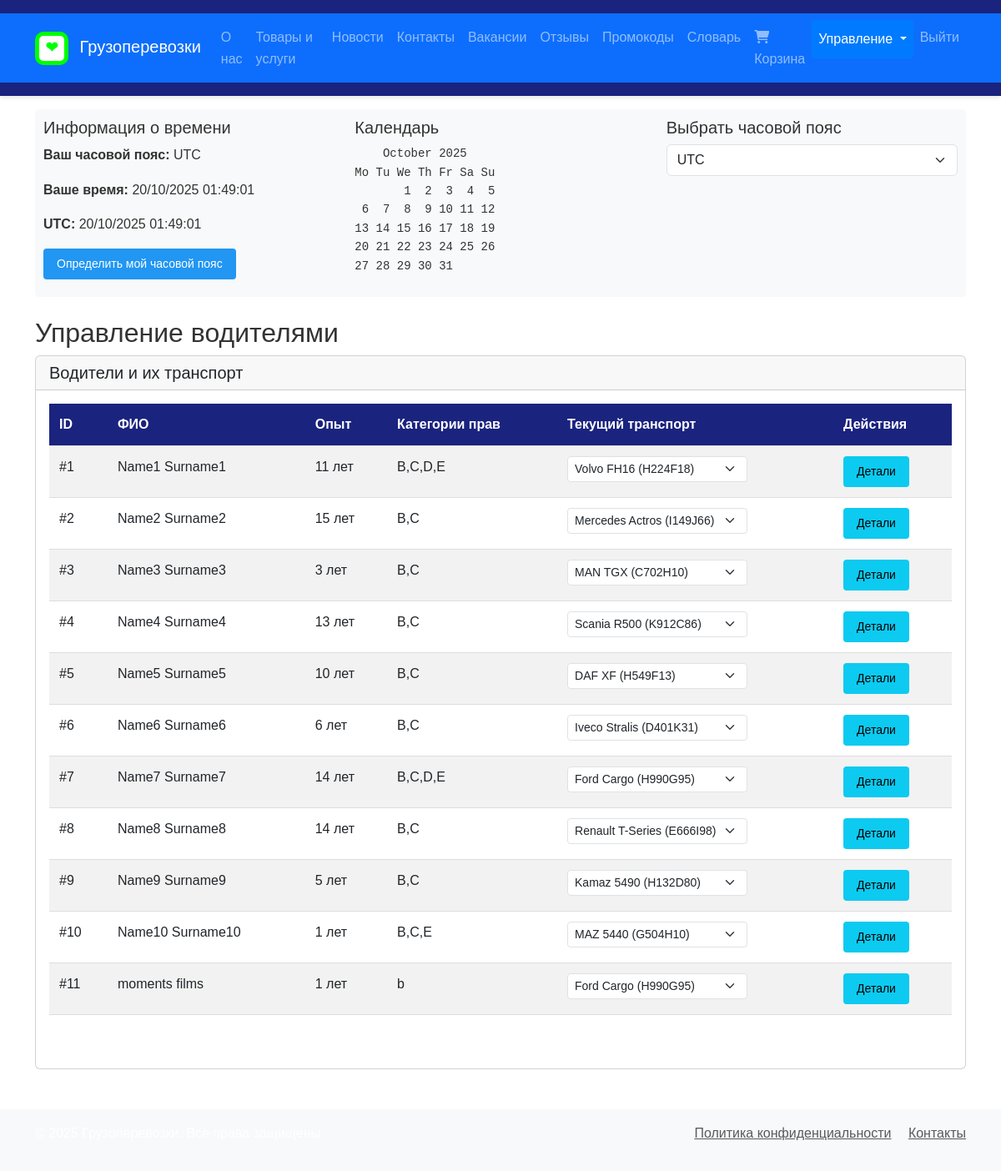
Screenshot of /management/drivers/ (signed in) with the database file from the repository.
### main/models.py (models this page shows, shortened)
class Driver(models.Model):
    user = models.OneToOneField(User, on_delete=models.CASCADE)
    phone = models.CharField('Телефон', max_length=20, default='+375')
    experience = models.PositiveIntegerField('Опыт (лет)', default=0)
    categories = models.CharField('Категории прав', max_length=50, default='B')
    vehicle = models.ForeignKey('Vehicle', on_delete=models.SET_NULL, null=True, blank=True, verbose_name='Транспортное средство')
    photo = models.ImageField('Фото', upload_to='drivers/', null=True, blank=True)
    birth_date = models.DateField('Дата рождения', null=True, blank=True)
    class Meta:
        verbose_name = 'Водитель'
        verbose_name_plural = 'Водители'

class Vehicle(models.Model):
    type = models.ForeignKey(VehicleType, on_delete=models.PROTECT, verbose_name='Тип')
    body_type = models.ForeignKey(BodyType, on_delete=models.SET_NULL, null=True, blank=True, verbose_name='Тип кузова')
    brand = models.CharField('Марка', max_length=200, default='Не указано')
    model = models.CharField('Модель', max_length=200, default='Не указано')
    year = models.PositiveIntegerField('Год выпуска', default=2024)
    plate_number = models.CharField('Гос. номер', max_length=20, default='Не указано')
    capacity = models.DecimalField('Грузоподъемность (кг)', max_digits=10, decimal_places=2, default=1000.00)
    is_available = models.BooleanField('Доступен', default=True)
    image = models.ImageField('Изображение', upload_to='vehicles/', null=True, blank=True)
    class Meta:
        verbose_name = 'Транспортное средство'
        verbose_name_plural = 'Транспортные средства'

### main/views.py (the view, shortened to what this page needs)
# urls.py: path('management/drivers/', views.admin_drivers, name='admin_drivers'),
@staff_member_required
def admin_drivers(request):
    drivers = Driver.objects.select_related('user', 'vehicle').all()
    available_vehicles = Vehicle.objects.filter(
        Q(driver__isnull=True) | Q(driver__in=drivers)
    ).select_related('type', 'body_type')
    return render(request, 'main/management/drivers.html', {
        'drivers': drivers,
        'available_vehicles': available_vehicles
    })

### main/context_processors.py (called while the page is built)
def timezone_info(request):
    user_timezone = request.session.get('user_timezone', 'UTC')
    if user_timezone not in pytz.all_timezones:
        user_timezone = 'UTC'
    user_tz = pytz.timezone(user_timezone)
    utc_now = timezone.now()
    user_now = utc_now.astimezone(user_tz)
    cal = calendar.TextCalendar(calendar.MONDAY)
    current_calendar = cal.formatmonth(user_now.year, user_now.month)
    return {
        'user_timezone': user_timezone,
        'utc_now': utc_now.strftime('%d/%m/%Y %H:%M:%S'),
        'user_now': user_now.strftime('%d/%m/%Y %H:%M:%S'),
        'current_calendar': current_calendar,
    }

### main/templates/main/management/drivers.html (shortened to what this page needs)
{% extends 'main/base.html' %}
{% load static %}
{% block content %}
<div class="container mt-4">
    <h2>Управление водителями</h2>
    <div class="card">
        <div class="card-header">
            <h5 class="mb-0">Водители и их транспорт</h5>
        </div>
        <div class="card-body">
            <div class="table-responsive">
                <table class="table table-striped">
                    <thead>
                        <tr>
                            <th>ID</th>
                            <th>ФИО</th>
                            <th>Опыт</th>
                            <th>Категории прав</th>
                            <th>Текущий транспорт</th>
                            <th>Действия</th>
                        </tr>
                    </thead>
                    <tbody>
                        {% for driver in drivers %}
                        <tr>
                            <td>#{{ driver.id }}</td>
                            <td>{{ driver.user.get_full_name }}</td>
                            <td>{{ driver.experience }} лет</td>
                            <td>{{ driver.categories }}</td>
                            <td>
                                <form method="post" class="d-inline">
                                    <select name="vehicle_id" class="form-select form-select-sm d-inline-block w-auto" onchange="this.form.submit()">
                                        {% for vehicle in available_vehicles %}
                                        <option value="{{ vehicle.id }}" {% if driver.vehicle and driver.vehicle.id == vehicle.id %}selected{% endif %}>
                                            {{ vehicle.brand }} {{ vehicle.model }} ({{ vehicle.plate_number }})
                                        </option>
                                        {% endfor %}
                                    </select>
                                </form>
                            </td>
                            <td>
                                <button type="button" class="btn btn-info btn-sm" data-bs-toggle="modal" data-bs-target="#driverDetailsModal{{ driver.id }}">
                                    Детали
                                </button>
                            </td>
                        </tr>
                        {% empty %}
                        <tr>
                            <td colspan="6" class="text-center">Нет водителей</td>
                        </tr>
                        {% endfor %}
                    </tbody>
                </table>
            </div>
        </div>
    </div>
</div>
{% endblock %}

### main/static/css/style.css (style rules this page uses)
* { margin: 0; padding: 0; box-sizing: border-box; }
body { font-family: 'Arial', sans-serif; line-height: 1.6; color: #333; }
.btn { padding: 0.5rem 1rem; border: none; border-radius: 4px; cursor: pointer; text-decoration: none; transition: background-color 0.3s; }
.table-responsive { overflow-x: auto; margin-bottom: 2rem; }
.table { width: 100%; border-collapse: collapse; margin-bottom: 1rem; }
.table th, .table td { padding: 0.75rem; text-align: left; border-bottom: 1px solid #ddd; }
.table th { background-color: #1a237e; color: white; }
.table tr:nth-child(even) { background-color: #f5f5f5; }

### rows the page displays
Driver: id "1", user.get_full_name "Name1 Surname1", experience "11", categories "B,C,D,E", vehicle_id "Volvo FH16 (H224F18)"
Driver: id "2", user.get_full_name "Name2 Surname2", experience "15", categories "B,C", vehicle_id "Mercedes Actros (I149J66)"
Driver: id "3", user.get_full_name "Name3 Surname3", experience "3", categories "B,C", vehicle_id "MAN TGX (C702H10)"
Driver: id "4", user.get_full_name "Name4 Surname4", experience "13", categories "B,C", vehicle_id "Scania R500 (K912C86)"
Driver: id "5", user.get_full_name "Name5 Surname5", experience "10", categories "B,C", vehicle_id "DAF XF (H549F13)"
Driver: id "6", user.get_full_name "Name6 Surname6", experience "6", categories "B,C", vehicle_id "Iveco Stralis (D401K31)"
Driver: id "7", user.get_full_name "Name7 Surname7", experience "14", categories "B,C,D,E", vehicle_id "Ford Cargo (H990G95)"
Driver: id "8", user.get_full_name "Name8 Surname8", experience "14", categories "B,C", vehicle_id "Renault T-Series (E666I98)"
Driver: id "9", user.get_full_name "Name9 Surname9", experience "5", categories "B,C", vehicle_id "Kamaz 5490 (H132D80)"
Driver: id "10", user.get_full_name "Name10 Surname10", experience "1", categories "B,C,E", vehicle_id "MAZ 5440 (G504H10)"
Driver: id "11", user.get_full_name "moments films", experience "1", categories "b", vehicle_id "Ford Cargo (H990G95)"

### other values shown
{{ user_timezone }} "UTC"
{{ user_now }} "20/10/2025 01:49:01"
{{ utc_now }} "20/10/2025 01:49:01"
{{ current_calendar }} "October 2025 Mo Tu We Th Fr Sa Su 1 2 3 4 5 6 7 8 9 10 11 12 13 14 15 16 17 18 19 20 21 22 23 24 25 26 27 28 29 30 31"
